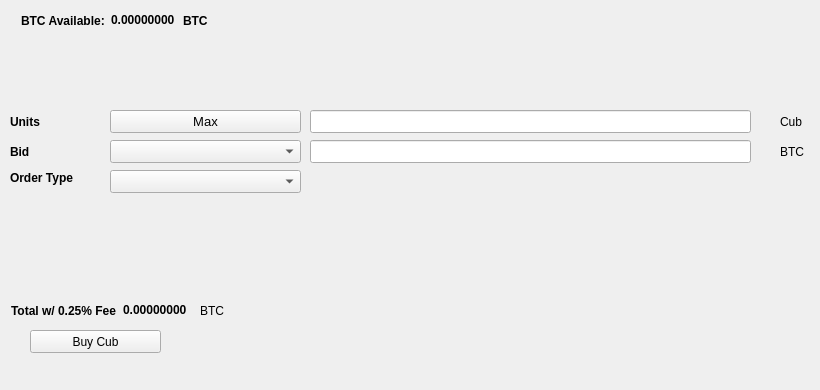
   <widget class="QWidget" name="BuyTab">
    <attribute name="title">
     <string>Buy</string>
    </attribute>
    <widget class="QPushButton" name="BuyCub">
     <property name="geometry">
      <rect>
       <x>30</x>
       <y>330</y>
       <width>131</width>
       <height>23</height>
      </rect>
     </property>
     <property name="text">
      <string>Buy Cub</string>
     </property>
     <property name="icon">
      <iconset resource="../cub.qrc">
       <normaloff>:/icons/bitcoin</normaloff>:/icons/bitcoin</iconset>
     </property>
    </widget>
    <widget class="QLabel" name="label_3">
     <property name="geometry">
      <rect>
       <x>10</x>
       <y>110</y>
       <width>46</width>
       <height>23</height>
      </rect>
     </property>
     <property name="font">
      <font>
       <weight>75</weight>
       <bold>true</bold>
      </font>
     </property>
     <property name="text">
      <string>Units</string>
     </property>
    </widget>
    <widget class="QLineEdit" name="UnitsInput">
     <property name="geometry">
      <rect>
       <x>310</x>
       <y>110</y>
       <width>441</width>
       <height>23</height>
      </rect>
     </property>
     <property name="font">
      <font>
       <pointsize>9</pointsize>
       <weight>75</weight>
       <bold>true</bold>
      </font>
     </property>
    </widget>
    <widget class="QLineEdit" name="BuyBidPriceEdit">
     <property name="geometry">
      <rect>
       <x>310</x>
       <y>140</y>
       <width>441</width>
       <height>23</height>
      </rect>
     </property>
     <property name="font">
      <font>
       <pointsize>9</pointsize>
       <weight>75</weight>
       <bold>true</bold>
      </font>
     </property>
    </widget>
    <widget class="QLabel" name="label_4">
     <property name="geometry">
      <rect>
       <x>780</x>
       <y>110</y>
       <width>31</width>
       <height>23</height>
      </rect>
     </property>
     <property name="text">
      <string>Cub</string>
     </property>
    </widget>
    <widget class="QLabel" name="label_5">
     <property name="geometry">
      <rect>
       <x>780</x>
       <y>140</y>
       <width>31</width>
       <height>23</height>
      </rect>
     </property>
     <property name="text">
      <string>BTC</string>
     </property>
    </widget>
    <widget class="QLabel" name="label_6">
     <property name="geometry">
      <rect>
       <x>10</x>
       <y>140</y>
       <width>46</width>
       <height>23</height>
      </rect>
     </property>
     <property name="font">
      <font>
       <weight>75</weight>
       <bold>true</bold>
      </font>
     </property>
     <property name="text">
      <string>Bid</string>
     </property>
    </widget>
    <widget class="QLabel" name="label_7">
     <property name="geometry">
      <rect>
       <x>10</x>
       <y>170</y>
       <width>91</width>
       <height>16</height>
      </rect>
     </property>
     <property name="font">
      <font>
       <weight>75</weight>
       <bold>true</bold>
      </font>
     </property>
     <property name="text">
      <string>Order Type</string>
     </property>
    </widget>
    <widget class="QPushButton" name="Buy_Max_Amount">
     <property name="geometry">
      <rect>
       <x>110</x>
       <y>110</y>
       <width>191</width>
       <height>23</height>
      </rect>
     </property>
     <property name="font">
      <font>
       <pointsize>10</pointsize>
      </font>
     </property>
     <property name="text">
      <string>Max</string>
     </property>
    </widget>
    <widget class="QComboBox" name="BuyBidcomboBox">
     <property name="geometry">
      <rect>
       <x>110</x>
       <y>140</y>
       <width>191</width>
       <height>23</height>
      </rect>
     </property>
     <property name="font">
      <font>
       <pointsize>10</pointsize>
      </font>
     </property>
    </widget>
    <widget class="QComboBox" name="buyOrdertypeCombo">
     <property name="geometry">
      <rect>
       <x>110</x>
       <y>170</y>
       <width>191</width>
       <height>23</height>
      </rect>
     </property>
     <property name="font">
      <font>
       <pointsize>10</pointsize>
      </font>
     </property>
    </widget>
    <widget class="QWidget" name="layoutWidget1">
     <property name="geometry">
      <rect>
       <x>21</x>
       <y>11</y>
       <width>227</width>
       <height>19</height>
      </rect>
     </property>
     <layout class="QHBoxLayout" name="horizontalLayout_3">
      <item>
       <widget class="QLabel" name="label232">
        <property name="font">
         <font>
          <weight>75</weight>
          <bold>true</bold>
         </font>
        </property>
        <property name="text">
         <string>BTC Available:</string>
        </property>
       </widget>
      </item>
      <item>
       <widget class="QLabel" name="BtcAvailableLbl">
        <property name="palette">
         <palette>
          <active>
           <colorrole role="WindowText">
            <brush brushstyle="SolidPattern">
             <color alpha="255">
              <red>0</red>
              <green>0</green>
              <blue>0</blue>
             </color>
            </brush>
           </colorrole>
           <colorrole role="Button">
            <brush brushstyle="SolidPattern">
             <color alpha="255">
              <red>0</red>
              <green>170</green>
              <blue>0</blue>
             </color>
            </brush>
           </colorrole>
           <colorrole role="Light">
            <brush brushstyle="SolidPattern">
             <color alpha="255">
              <red>0</red>
              <green>255</green>
              <blue>0</blue>
             </color>
            </brush>
           </colorrole>
           <colorrole role="Midlight">
            <brush brushstyle="SolidPattern">
             <color alpha="255">
              <red>0</red>
              <green>212</green>
              <blue>0</blue>
             </color>
            </brush>
           </colorrole>
           <colorrole role="Dark">
            <brush brushstyle="SolidPattern">
             <color alpha="255">
              <red>0</red>
              <green>85</green>
              <blue>0</blue>
             </color>
            </brush>
           </colorrole>
           <colorrole role="Mid">
            <brush brushstyle="SolidPattern">
             <color alpha="255">
              <red>0</red>
              <green>113</green>
              <blue>0</blue>
             </color>
            </brush>
           </colorrole>
           <colorrole role="Text">
            <brush brushstyle="SolidPattern">
             <color alpha="255">
              <red>0</red>
              <green>170</green>
              <blue>0</blue>
             </color>
            </brush>
           </colorrole>
           <colorrole role="BrightText">
            <brush brushstyle="SolidPattern">
             <color alpha="255">
              <red>255</red>
              <green>255</green>
              <blue>255</blue>
             </color>
            </brush>
           </colorrole>
           <colorrole role="ButtonText">
            <brush brushstyle="SolidPattern">
             <color alpha="255">
              <red>0</red>
              <green>0</green>
              <blue>0</blue>
             </color>
            </brush>
           </colorrole>
           <colorrole role="Base">
            <brush brushstyle="SolidPattern">
             <color alpha="255">
              <red>255</red>
              <green>255</green>
              <blue>255</blue>
             </color>
            </brush>
           </colorrole>
           <colorrole role="Window">
            <brush brushstyle="SolidPattern">
             <color alpha="255">
              <red>0</red>
              <green>170</green>
              <blue>0</blue>
             </color>
            </brush>
           </colorrole>
           <colorrole role="Shadow">
            <brush brushstyle="SolidPattern">
             <color alpha="255">
              <red>0</red>
              <green>0</green>
              <blue>0</blue>
             </color>
            </brush>
           </colorrole>
           <colorrole role="AlternateBase">
            <brush brushstyle="SolidPattern">
             <color alpha="255">
              <red>127</red>
              <green>212</green>
              <blue>127</blue>
             </color>
            </brush>
           </colorrole>
           <colorrole role="ToolTipBase">
            <brush brushstyle="SolidPattern">
             <color alpha="255">
              <red>255</red>
              <green>255</green>
              <blue>220</blue>
             </color>
            </brush>
           </colorrole>
           <colorrole role="ToolTipText">
            <brush brushstyle="SolidPattern">
             <color alpha="255">
              <red>0</red>
              <green>0</green>
              <blue>0</blue>
             </color>
            </brush>
           </colorrole>
          </active>
          <inactive>
           <colorrole role="WindowText">
            <brush brushstyle="SolidPattern">
             <color alpha="255">
              <red>0</red>
              <green>0</green>
              <blue>0</blue>
             </color>
            </brush>
           </colorrole>
           <colorrole role="Button">
            <brush brushstyle="SolidPattern">
             <color alpha="255">
              <red>0</red>
              <green>170</green>
              <blue>0</blue>
             </color>
            </brush>
           </colorrole>
           <colorrole role="Light">
            <brush brushstyle="SolidPattern">
             <color alpha="255">
              <red>0</red>
              <green>255</green>
              <blue>0</blue>
             </color>
            </brush>
           </colorrole>
           <colorrole role="Midlight">
            <brush brushstyle="SolidPattern">
             <color alpha="255">
              <red>0</red>
              <green>212</green>
              <blue>0</blue>
             </color>
            </brush>
           </colorrole>
           <colorrole role="Dark">
            <brush brushstyle="SolidPattern">
             <color alpha="255">
              <red>0</red>
              <green>85</green>
              <blue>0</blue>
             </color>
            </brush>
           </colorrole>
           <colorrole role="Mid">
            <brush brushstyle="SolidPattern">
             <color alpha="255">
              <red>0</red>
              <green>113</green>
              <blue>0</blue>
             </color>
            </brush>
           </colorrole>
           <colorrole role="Text">
            <brush brushstyle="SolidPattern">
             <color alpha="255">
              <red>0</red>
              <green>170</green>
              <blue>0</blue>
             </color>
            </brush>
           </colorrole>
           <colorrole role="BrightText">
            <brush brushstyle="SolidPattern">
             <color alpha="255">
              <red>255</red>
              <green>255</green>
              <blue>255</blue>
             </color>
            </brush>
           </colorrole>
           <colorrole role="ButtonText">
            <brush brushstyle="SolidPattern">
             <color alpha="255">
              <red>0</red>
              <green>0</green>
              <blue>0</blue>
             </color>
            </brush>
           </colorrole>
           <colorrole role="Base">
            <brush brushstyle="SolidPattern">
             <color alpha="255">
              <red>255</red>
              <green>255</green>
              <blue>255</blue>
             </color>
            </brush>
           </colorrole>
           <colorrole role="Window">
            <brush brushstyle="SolidPattern">
             <color alpha="255">
              <red>0</red>
              <green>170</green>
              <blue>0</blue>
             </color>
            </brush>
           </colorrole>
           <colorrole role="Shadow">
            <brush brushstyle="SolidPattern">
             <color alpha="255">
              <red>0</red>
              <green>0</green>
              <blue>0</blue>
             </color>
            </brush>
           </colorrole>
           <colorrole role="AlternateBase">
            <brush brushstyle="SolidPattern">
             <color alpha="255">
              <red>127</red>
              <green>212</green>
              <blue>127</blue>
             </color>
            </brush>
           </colorrole>
           <colorrole role="ToolTipBase">
            <brush brushstyle="SolidPattern">
             <color alpha="255">
              <red>255</red>
              <green>255</green>
              <blue>220</blue>
             </color>
            </brush>
           </colorrole>
           <colorrole role="ToolTipText">
            <brush brushstyle="SolidPattern">
             <color alpha="255">
              <red>0</red>
              <green>0</green>
              <blue>0</blue>
             </color>
            </brush>
           </colorrole>
          </inactive>
          <disabled>
           <colorrole role="WindowText">
            <brush brushstyle="SolidPattern">
             <color alpha="255">
              <red>0</red>
              <green>85</green>
              <blue>0</blue>
             </color>
            </brush>
           </colorrole>
           <colorrole role="Button">
            <brush brushstyle="SolidPattern">
             <color alpha="255">
              <red>0</red>
              <green>170</green>
              <blue>0</blue>
             </color>
            </brush>
           </colorrole>
           <colorrole role="Light">
            <brush brushstyle="SolidPattern">
             <color alpha="255">
              <red>0</red>
              <green>255</green>
              <blue>0</blue>
             </color>
            </brush>
           </colorrole>
           <colorrole role="Midlight">
            <brush brushstyle="SolidPattern">
             <color alpha="255">
              <red>0</red>
              <green>212</green>
              <blue>0</blue>
             </color>
            </brush>
           </colorrole>
           <colorrole role="Dark">
            <brush brushstyle="SolidPattern">
             <color alpha="255">
              <red>0</red>
              <green>85</green>
              <blue>0</blue>
             </color>
            </brush>
           </colorrole>
           <colorrole role="Mid">
            <brush brushstyle="SolidPattern">
             <color alpha="255">
              <red>0</red>
              <green>113</green>
              <blue>0</blue>
             </color>
            </brush>
           </colorrole>
           <colorrole role="Text">
            <brush brushstyle="SolidPattern">
             <color alpha="255">
              <red>0</red>
              <green>85</green>
              <blue>0</blue>
             </color>
            </brush>
           </colorrole>
           <colorrole role="BrightText">
            <brush brushstyle="SolidPattern">
             <color alpha="255">
              <red>255</red>
              <green>255</green>
              <blue>255</blue>
             </color>
            </brush>
           </colorrole>
           <colorrole role="ButtonText">
            <brush brushstyle="SolidPattern">
             <color alpha="255">
              <red>0</red>
              <green>85</green>
              <blue>0</blue>
             </color>
            </brush>
           </colorrole>
           <colorrole role="Base">
            <brush brushstyle="SolidPattern">
             <color alpha="255">
              <red>0</red>
              <green>170</green>
              <blue>0</blue>
             </color>
            </brush>
           </colorrole>
           <colorrole role="Window">
            <brush brushstyle="SolidPattern">
             <color alpha="255">
              <red>0</red>
              <green>170</green>
              <blue>0</blue>
             </color>
            </brush>
           </colorrole>
           <colorrole role="Shadow">
            <brush brushstyle="SolidPattern">
             <color alpha="255">
              <red>0</red>
              <green>0</green>
              <blue>0</blue>
             </color>
            </brush>
           </colorrole>
           <colorrole role="AlternateBase">
            <brush brushstyle="SolidPattern">
             <color alpha="255">
              <red>0</red>
              <green>170</green>
              <blue>0</blue>
             </color>
            </brush>
           </colorrole>
           <colorrole role="ToolTipBase">
            <brush brushstyle="SolidPattern">
             <color alpha="255">
              <red>255</red>
              <green>255</green>
              <blue>220</blue>
             </color>
            </brush>
           </colorrole>
           <colorrole role="ToolTipText">
            <brush brushstyle="SolidPattern">
             <color alpha="255">
              <red>0</red>
              <green>0</green>
              <blue>0</blue>
             </color>
            </brush>
           </colorrole>
          </disabled>
         </palette>
        </property>
        <property name="font">
         <font>
          <weight>75</weight>
          <bold>true</bold>
         </font>
        </property>
        <property name="text">
         <string>0.00000000</string>
        </property>
        <property name="textInteractionFlags">
         <set>Qt::LinksAccessibleByMouse|Qt::TextSelectableByKeyboard|Qt::TextSelectableByMouse</set>
        </property>
       </widget>
      </item>
      <item>
       <widget class="QLabel" name="BtcAvailableLbl_2">
        <property name="font">
         <font>
          <weight>75</weight>
          <bold>true</bold>
         </font>
        </property>
        <property name="text">
         <string>BTC</string>
        </property>
       </widget>
      </item>
     </layout>
    </widget>
    <widget class="QWidget" name="layoutWidge2">
     <property name="geometry">
      <rect>
       <x>11</x>
       <y>301</y>
       <width>259</width>
       <height>19</height>
      </rect>
     </property>
     <layout class="QHBoxLayout" name="horizontalLayout_4">
      <item>
       <widget class="QLabel" name="label_9">
        <property name="font">
         <font>
          <weight>75</weight>
          <bold>true</bold>
         </font>
        </property>
        <property name="text">
         <string>Total w/ 0.25% Fee</string>
        </property>
       </widget>
      </item>
      <item>
       <widget class="QLabel" name="BuyCostLabel">
        <property name="palette">
         <palette>
          <active>
           <colorrole role="WindowText">
            <brush brushstyle="SolidPattern">
             <color alpha="255">
              <red>0</red>
              <green>0</green>
              <blue>0</blue>
             </color>
            </brush>
           </colorrole>
           <colorrole role="Button">
            <brush brushstyle="SolidPattern">
             <color alpha="255">
              <red>0</red>
              <green>170</green>
              <blue>0</blue>
             </color>
            </brush>
           </colorrole>
           <colorrole role="Light">
            <brush brushstyle="SolidPattern">
             <color alpha="255">
              <red>0</red>
              <green>255</green>
              <blue>0</blue>
             </color>
            </brush>
           </colorrole>
           <colorrole role="Midlight">
            <brush brushstyle="SolidPattern">
             <color alpha="255">
              <red>0</red>
              <green>212</green>
              <blue>0</blue>
             </color>
            </brush>
           </colorrole>
           <colorrole role="Dark">
            <brush brushstyle="SolidPattern">
             <color alpha="255">
              <red>0</red>
              <green>85</green>
              <blue>0</blue>
             </color>
            </brush>
           </colorrole>
           <colorrole role="Mid">
            <brush brushstyle="SolidPattern">
             <color alpha="255">
              <red>0</red>
              <green>113</green>
              <blue>0</blue>
             </color>
            </brush>
           </colorrole>
           <colorrole role="Text">
            <brush brushstyle="SolidPattern">
             <color alpha="255">
              <red>0</red>
              <green>170</green>
              <blue>0</blue>
             </color>
            </brush>
           </colorrole>
           <colorrole role="BrightText">
            <brush brushstyle="SolidPattern">
             <color alpha="255">
              <red>255</red>
              <green>255</green>
              <blue>255</blue>
             </color>
            </brush>
           </colorrole>
           <colorrole role="ButtonText">
            <brush brushstyle="SolidPattern">
             <color alpha="255">
              <red>0</red>
              <green>0</green>
              <blue>0</blue>
             </color>
            </brush>
           </colorrole>
           <colorrole role="Base">
            <brush brushstyle="SolidPattern">
             <color alpha="255">
              <red>255</red>
              <green>255</green>
              <blue>255</blue>
             </color>
            </brush>
           </colorrole>
           <colorrole role="Window">
            <brush brushstyle="SolidPattern">
             <color alpha="255">
              <red>0</red>
              <green>170</green>
              <blue>0</blue>
             </color>
            </brush>
           </colorrole>
           <colorrole role="Shadow">
            <brush brushstyle="SolidPattern">
             <color alpha="255">
              <red>0</red>
              <green>0</green>
              <blue>0</blue>
             </color>
            </brush>
           </colorrole>
           <colorrole role="AlternateBase">
            <brush brushstyle="SolidPattern">
             <color alpha="255">
              <red>127</red>
              <green>212</green>
              <blue>127</blue>
             </color>
            </brush>
           </colorrole>
           <colorrole role="ToolTipBase">
            <brush brushstyle="SolidPattern">
             <color alpha="255">
              <red>255</red>
              <green>255</green>
              <blue>220</blue>
             </color>
            </brush>
           </colorrole>
           <colorrole role="ToolTipText">
            <brush brushstyle="SolidPattern">
             <color alpha="255">
              <red>0</red>
              <green>0</green>
              <blue>0</blue>
             </color>
            </brush>
           </colorrole>
          </active>
          <inactive>
           <colorrole role="WindowText">
            <brush brushstyle="SolidPattern">
             <color alpha="255">
              <red>0</red>
              <green>0</green>
              <blue>0</blue>
             </color>
            </brush>
           </colorrole>
           <colorrole role="Button">
            <brush brushstyle="SolidPattern">
             <color alpha="255">
              <red>0</red>
              <green>170</green>
              <blue>0</blue>
             </color>
            </brush>
           </colorrole>
           <colorrole role="Light">
            <brush brushstyle="SolidPattern">
             <color alpha="255">
              <red>0</red>
              <green>255</green>
              <blue>0</blue>
             </color>
            </brush>
           </colorrole>
           <colorrole role="Midlight">
            <brush brushstyle="SolidPattern">
             <color alpha="255">
              <red>0</red>
              <green>212</green>
              <blue>0</blue>
             </color>
            </brush>
           </colorrole>
           <colorrole role="Dark">
            <brush brushstyle="SolidPattern">
             <color alpha="255">
              <red>0</red>
              <green>85</green>
              <blue>0</blue>
             </color>
            </brush>
           </colorrole>
           <colorrole role="Mid">
            <brush brushstyle="SolidPattern">
             <color alpha="255">
              <red>0</red>
              <green>113</green>
              <blue>0</blue>
             </color>
            </brush>
           </colorrole>
           <colorrole role="Text">
            <brush brushstyle="SolidPattern">
             <color alpha="255">
              <red>0</red>
              <green>170</green>
              <blue>0</blue>
             </color>
            </brush>
           </colorrole>
           <colorrole role="BrightText">
            <brush brushstyle="SolidPattern">
             <color alpha="255">
              <red>255</red>
              <green>255</green>
              <blue>255</blue>
             </color>
            </brush>
           </colorrole>
           <colorrole role="ButtonText">
            <brush brushstyle="SolidPattern">
             <color alpha="255">
              <red>0</red>
              <green>0</green>
              <blue>0</blue>
             </color>
            </brush>
           </colorrole>
           <colorrole role="Base">
            <brush brushstyle="SolidPattern">
             <color alpha="255">
              <red>255</red>
              <green>255</green>
              <blue>255</blue>
             </color>
            </brush>
           </colorrole>
           <colorrole role="Window">
            <brush brushstyle="SolidPattern">
             <color alpha="255">
              <red>0</red>
              <green>170</green>
              <blue>0</blue>
             </color>
            </brush>
           </colorrole>
           <colorrole role="Shadow">
            <brush brushstyle="SolidPattern">
             <color alpha="255">
              <red>0</red>
              <green>0</green>
              <blue>0</blue>
             </color>
            </brush>
           </colorrole>
           <colorrole role="AlternateBase">
            <brush brushstyle="SolidPattern">
             <color alpha="255">
              <red>127</red>
              <green>212</green>
              <blue>127</blue>
             </color>
            </brush>
           </colorrole>
           <colorrole role="ToolTipBase">
            <brush brushstyle="SolidPattern">
             <color alpha="255">
              <red>255</red>
              <green>255</green>
              <blue>220</blue>
             </color>
            </brush>
           </colorrole>
           <colorrole role="ToolTipText">
            <brush brushstyle="SolidPattern">
             <color alpha="255">
              <red>0</red>
              <green>0</green>
              <blue>0</blue>
             </color>
            </brush>
           </colorrole>
          </inactive>
          <disabled>
           <colorrole role="WindowText">
            <brush brushstyle="SolidPattern">
             <color alpha="255">
              <red>0</red>
              <green>85</green>
              <blue>0</blue>
             </color>
            </brush>
           </colorrole>
           <colorrole role="Button">
            <brush brushstyle="SolidPattern">
             <color alpha="255">
              <red>0</red>
              <green>170</green>
              <blue>0</blue>
             </color>
            </brush>
           </colorrole>
           <colorrole role="Light">
            <brush brushstyle="SolidPattern">
             <color alpha="255">
              <red>0</red>
              <green>255</green>
              <blue>0</blue>
             </color>
            </brush>
           </colorrole>
           <colorrole role="Midlight">
            <brush brushstyle="SolidPattern">
             <color alpha="255">
              <red>0</red>
              <green>212</green>
              <blue>0</blue>
             </color>
            </brush>
           </colorrole>
           <colorrole role="Dark">
            <brush brushstyle="SolidPattern">
             <color alpha="255">
              <red>0</red>
              <green>85</green>
              <blue>0</blue>
             </color>
            </brush>
           </colorrole>
           <colorrole role="Mid">
            <brush brushstyle="SolidPattern">
             <color alpha="255">
              <red>0</red>
              <green>113</green>
              <blue>0</blue>
             </color>
            </brush>
           </colorrole>
           <colorrole role="Text">
            <brush brushstyle="SolidPattern">
             <color alpha="255">
              <red>0</red>
              <green>85</green>
              <blue>0</blue>
             </color>
            </brush>
           </colorrole>
           <colorrole role="BrightText">
            <brush brushstyle="SolidPattern">
             <color alpha="255">
              <red>255</red>
              <green>255</green>
              <blue>255</blue>
             </color>
            </brush>
           </colorrole>
           <colorrole role="ButtonText">
            <brush brushstyle="SolidPattern">
             <color alpha="255">
              <red>0</red>
              <green>85</green>
              <blue>0</blue>
             </color>
            </brush>
           </colorrole>
           <colorrole role="Base">
            <brush brushstyle="SolidPattern">
             <color alpha="255">
              <red>0</red>
              <green>170</green>
              <blue>0</blue>
             </color>
            </brush>
           </colorrole>
           <colorrole role="Window">
            <brush brushstyle="SolidPattern">
             <color alpha="255">
              <red>0</red>
              <green>170</green>
              <blue>0</blue>
             </color>
            </brush>
           </colorrole>
           <colorrole role="Shadow">
            <brush brushstyle="SolidPattern">
             <color alpha="255">
              <red>0</red>
              <green>0</green>
              <blue>0</blue>
             </color>
            </brush>
           </colorrole>
           <colorrole role="AlternateBase">
            <brush brushstyle="SolidPattern">
             <color alpha="255">
              <red>0</red>
              <green>170</green>
              <blue>0</blue>
             </color>
            </brush>
           </colorrole>
           <colorrole role="ToolTipBase">
            <brush brushstyle="SolidPattern">
             <color alpha="255">
              <red>255</red>
              <green>255</green>
              <blue>220</blue>
             </color>
            </brush>
           </colorrole>
           <colorrole role="ToolTipText">
            <brush brushstyle="SolidPattern">
             <color alpha="255">
              <red>0</red>
              <green>0</green>
              <blue>0</blue>
             </color>
            </brush>
           </colorrole>
          </disabled>
         </palette>
        </property>
        <property name="font">
         <font>
          <weight>75</weight>
          <bold>true</bold>
         </font>
        </property>
        <property name="autoFillBackground">
         <bool>false</bool>
        </property>
        <property name="text">
         <string>0.00000000</string>
        </property>
        <property name="textInteractionFlags">
         <set>Qt::LinksAccessibleByMouse|Qt::TextSelectableByMouse</set>
        </property>
       </widget>
      </item>
      <item>
       <widget class="QLabel" name="label_10">
        <property name="font">
         <font>
          <weight>50</weight>
          <bold>false</bold>
         </font>
        </property>
        <property name="text">
         <string>BTC</string>
        </property>
       </widget>
      </item>
     </layout>
    </widget>
    <widget class="QLabel" name="label_24">
     <property name="geometry">
      <rect>
       <x>460</x>
       <y>300</y>
       <width>281</width>
       <height>81</height>
      </rect>
     </property>
     <property name="text">
      <string/>
     </property>
     <property name="pixmap">
      <pixmap>:/images/bittrex</pixmap>
     </property>
    </widget>
   </widget>
